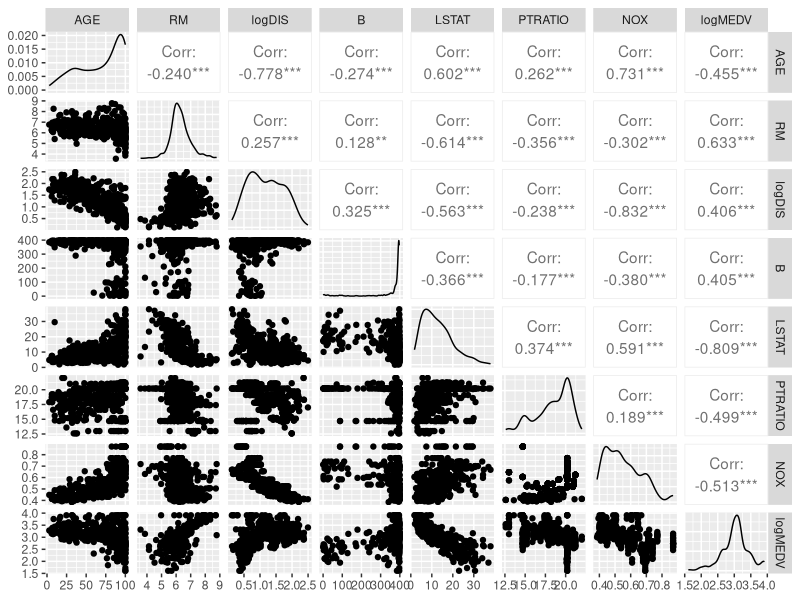
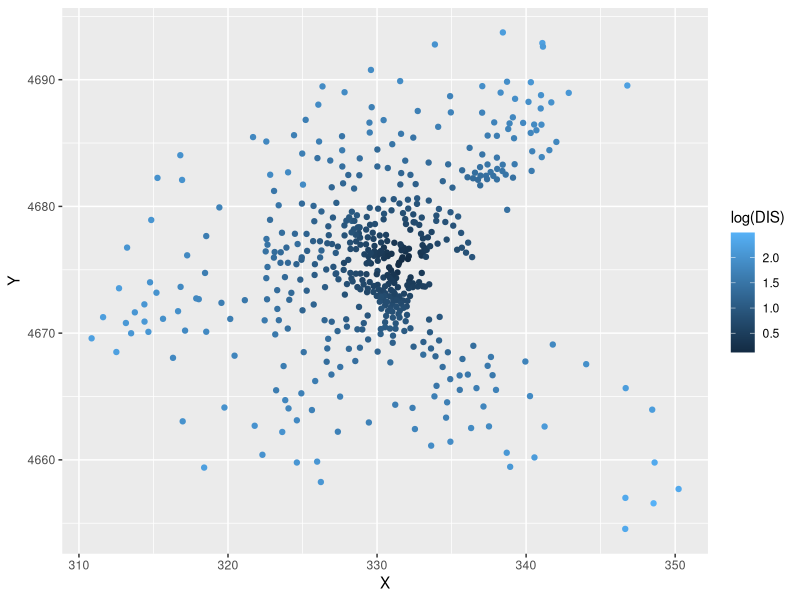

Here is the R script that generated these plots, in order:
## ---- chunk 1
library(ggplot2)
library(dplyr)
library(tidyr)
library(magrittr)
install.packages ("spdep")
library(spdep)
data(boston)
## ---- chunk 2
help(boston)
## ---- chunk 3
head(boston.c)
## ---- chunk 4
library(ggplot2)
library(dplyr)
install.packages ("GGally")
library(GGally)
boston.c %>% mutate(logMEDV = log(CMEDV), logDIS=log(DIS)) %>% 
  select(AGE, RM, logDIS, B, LSTAT, PTRATIO, NOX, logMEDV) %>% ggpairs()
## ---- chunk 5
boston.c$X <- boston.utm[,1]
boston.c$Y <- boston.utm[,2]
ggplot(boston.c) + geom_point(aes(x=X, y=Y, color=log(DIS)))
## ---- chunk 6
fit <- lm(log(CMEDV) ~ log(DIS), data=boston.c)
summary(fit)
## ---- chunk 7
fit2 <- lm(log(CMEDV) ~ log(DIS) + NOX + AGE + RM + CRIM + PTRATIO + B + LSTAT + CHAS, data=boston.c)
summary(fit2)
